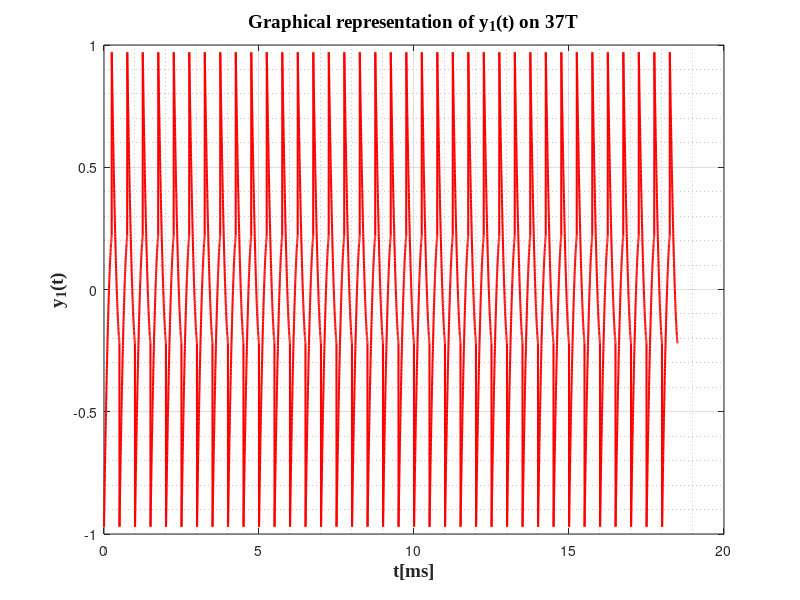

Write MATLAB code to recreate this figure.
%y1(t) 
T_1 = 0.5;
t = linspace(0,1,100);
x = 0.86*t.^2-2.05*t+0.97;
v = ones(1,37*2);
for i=1:37*2
   if mod(i,2) == 1
       v(i)=-v(i);
   end
end
y1 = x(:);
y1 = y1*v;
y1 = y1(:);
T1 = linspace(0,37*T_1,3700*2);
plot(T1,y1-0,'r','LineWidth',1.5);
grid on;
grid minor;
xlabel('t[ms]', 'fontweight', 'bold', 'fontsize', 14, 'FontName', 'Times New Roman');
ylabel('y_{1}(t)','fontweight','bold','fontsize', 14, 'FontName', 'Times New Roman');
title('Graphical representation of y_{1}(t) on 37T','fontweight','bold','fontsize',14, 'FontName', 'Times New Roman');